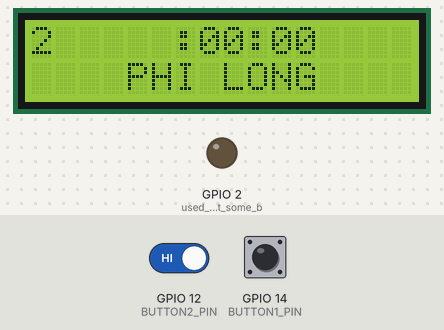
Bench run of a sketch on a simulated ESP32. Parts: 16×2 character LCD, output pins drawn as LEDs (lit = HIGH). Inputs (shaded band) come from the test bench; at power-on: GPIO 14 (BUTTON1_PIN) HIGH, GPIO 12 (BUTTON2_PIN) HIGH.

Above: at 0.85 s.
1.3 s: GPIO 14 (BUTTON1_PIN) pulled LOW for 0.25 s
At 2.33 s:
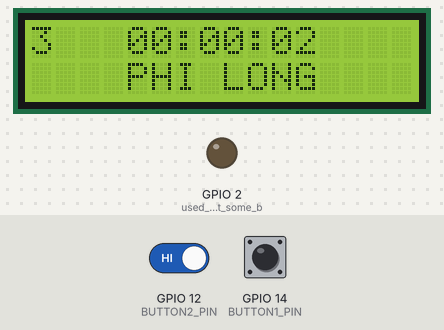
3.1 s: GPIO 14 (BUTTON1_PIN) pulled LOW for 1 s
At 5.33 s:
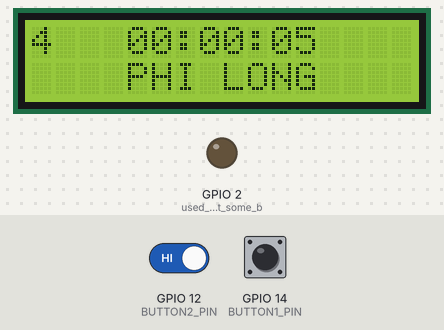
5.7 s: GPIO 12 (BUTTON2_PIN) driven LOW and GPIO 14 (BUTTON1_PIN) driven LOW
At 6.33 s:
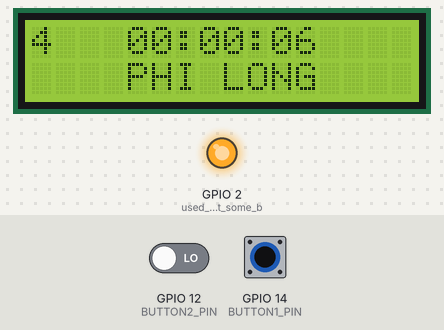
8.5 s: GPIO 14 (BUTTON1_PIN) driven HIGH
At 9.9 s:
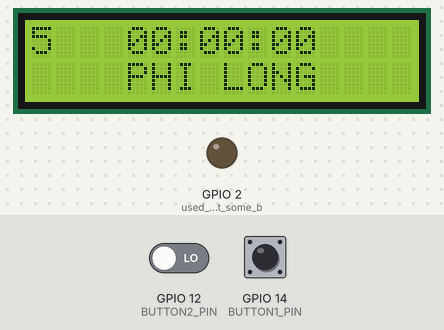
Timing chart, 0 to 11.1 s (numbered marks = the images above; inputs shaded):
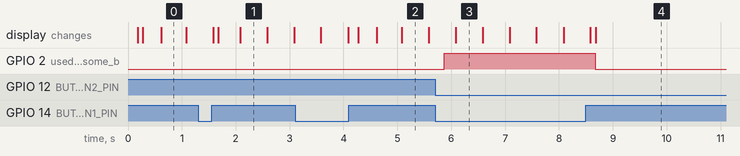

Measured:
- after the input at 5.7 s, GPIO 2 (used_to_alarm_that_some_b): LOW → HIGH after 0.17 s
- after the input at 8.5 s, GPIO 2 (used_to_alarm_that_some_b): HIGH → LOW after 0.17 s
- what the display in image 0 shows lasts 0.5 s, from 0.6 s to 1.1 s

The sketch:

LCD_CLOCK.ino
```cpp
#include"LCD_CLOCK.h"
#include<Ticker.h>

Ticker test;
Ticker Press;
Ticker ChangeS;
Ticker ChangeV;
Ticker Disp;

void setup() {
  InitializeSystem();
  Press.attach_ms(200, PressButton);
  ChangeS.attach_ms(200, ChangeState);
  ChangeV.attach_ms(10, ChangeValue);
  Disp.attach_ms(100, DisplayClock);
}
void loop() {}
```

LCD_CLOCK.cpp
```cpp
#include<Arduino.h>
#include"LCD_CLOCK.h"
#include<LiquidCrystal_I2C.h>
#include<Wire.h>

//------------------DEFINE PARAMETER----------------
#define BUTTON1_PIN 14 //PIN connected to button 1
#define BUTTON2_PIN 12 //PIN connected to button 2
#define ONE_SECOND 5          // CYCLE = 200ms
#define ONE_SECOND_VALUE 100  //CYCLE = 10ms
#define ONE_FIFTH_SECOND 1    //CYCLE = 200ms

//------------------BUTTON STATES-------------------
bool pButton1 = false;  // Button 1 is pressed??
bool pButton2 = false;  // Button 2 is pressed??
bool OneSecond = 0;     // One second lasted??
bool OneFifthSecond = false;  //Pressed enough 200ms extra
bool buttonPressed1s = false; //Pressed enough 1s;
bool newlyPressed2 = false;   //Newly press button2
bool firstPressed2 = false;   //Press button2 1st or 2nd time??

//------------------CLOCK VALUE-----------------------
uint8_t timeCounter = 0;        //count Button_pressed lasting time
uint8_t BlinkClockCounter = 1;  //count time for blink
uint8_t subTimeCounter = 0;     //count time for faster increasing value
uint8_t SignalRead1 = 0;        //Digital Value input button1
uint8_t SignalRead2 = 0;        //Digital Value input button2
uint8_t OldSignalRead1 = 0;     //Former Digital Value input button1
uint8_t OldSignalRead2 = 0;     //Former Digital Value input button2
uint8_t hour  = 0;              //HOUR value
uint8_t min_  = 0;              //MINUTE value
uint8_t sec   = 0;              //SECOND value
uint8_t hour_STOPWATCH  = 0 ;   //Hour Stopwatch value
uint8_t min_STOPWATCH   = 0 ;   //Min  Stopwatch value
uint8_t sec_STOPWATCH   = 0 ;   //Sec  Stopwatch value


//-----------------CLOCK STATES----------------------
enum State {
	CLOCK_DISPLAYING,   //display CLOCK
	HOUR_SETTING,       //set HOUR value
	MIN_SETTING,        //set MINUTE value
	SEC_SETTING,        //set SECOND value
  STOPWATCH,      //STOPWATCH
};
enum State NowState = CLOCK_DISPLAYING; //initial State
LiquidCrystal_I2C lcd(0x27, 16, 2); //Declare 1602 LCD

//------------------MODIFY FUNCITION--------------------
void InitializeSystem(void) {
  Serial.begin(115200); //Declare Baudrate
  lcd.clear();          //clear LCD screen
  lcd.begin();          //begin using LCD
  lcd.backlight();      // turn on LCD backlight
  lcd.setCursor(4, 1);  //print my nametag ^_^
  lcd.print("PHI LONG");
	pinMode(BUTTON1_PIN, INPUT_PULLUP); // button1 is INPUT_PULLUP
	pinMode(BUTTON2_PIN, INPUT_PULLUP); // button2 is INPUT_PULLUP
	pinMode(LED_BUILTIN, OUTPUT);       // used to alarm that some button is pressed
	digitalWrite(LED_BUILTIN, LOW);     // turn on LED to sign beginning
}

//----------------LCD DISPLAY TIME FUCTION ------------------------------------------------------------------------
// In first 0.5s, we print time by format hh:mm::ss normally;
// In last 0.5s, if whose value is required blinkly-displaying, we replace it by '__'
void DisplayTimeLCD1602(uint8_t hour, bool Blink_hour, uint8_t minute, bool Blink_minute, uint8_t sec, bool Blink_sec){
  lcd.setCursor(4, 0);
  if(BlinkClockCounter < 50) {
        if(hour < 10) { lcd.print(0); lcd.print(hour);}
        else lcd.print(hour);
        lcd.print(':');
        if(minute < 10) { lcd.print(0); lcd.print(minute);}
        else lcd.print(minute);
        lcd.print(':');
        if(sec < 10) { lcd.print(0); lcd.print(sec);}
        else lcd.print(sec);
        }
   else if(Blink_hour)    {lcd.setCursor(4, 0);   lcd.print("  ");}
   else if(Blink_minute)  {lcd.setCursor(7, 0);   lcd.print("  ");}
   else if(Blink_sec)     {lcd.setCursor(10, 0);  lcd.print("  ");}
}
//----------------------------------------------------------------------------

//----------------------Set States when Press Button--------------------------
void PressButton(void){
	SignalRead1 = digitalRead(BUTTON1_PIN); // read state of button1
	SignalRead2 = digitalRead(BUTTON2_PIN); // read state of button2
	 // If button1 is pressed
	 if (SignalRead1 == 1){
      digitalWrite(LED_BUILTIN, LOW); //turn on led to show button is pressed
	    // If button 1 is continously pressed
	    if(OldSignalRead1 == 1) pButton1 = false; //prevent from continously  state-changing;
      else  {
            pButton1 = true;  // signal button1 is pressed
            pButton2 = false; // signal button2 isnt pressed
            //-----reset state associate to button2----
            newlyPressed2 = false;
            OneFifthSecond = false;
            buttonPressed1s = false;
            timeCounter = 0;
            subTimeCounter = 0;
            //------------------------------------------
            }
    }
	 else if (SignalRead2 == 1) {
      digitalWrite(LED_BUILTIN, LOW);
      pButton1 = false; // signal button1 isnt pressed
		  pButton2 = true;  // signal button2 is presse;
      //If Button2 have been being pressed
		  if (OldSignalRead2 == 1) {
          // If button 2 havent been pressed enough 1s
			    if (timeCounter < ONE_SECOND) timeCounter++;
          //.......enough 1s
			    else {
				        buttonPressed1s = true; //signal
                // If button 2 is pressed enough 0.2s extra
				        if (subTimeCounter == ONE_FIFTH_SECOND) {
				                 OneFifthSecond = true; //signal
				                 subTimeCounter = 1;    //start/restart subcounter
				                 }
               // If button 2 is havent been pressed enough 0.2s extra
                else subTimeCounter++;
			        }
		      }
      //If Button2 havent been being pressed / is pressed again
      else{
          pButton1 =false;
          pButton2 =false;
          newlyPressed2 = true;
          buttonPressed1s = false;
          OneFifthSecond = false;
          timeCounter = 0;
          subTimeCounter = 0;
          }
	  }
   // If no button is pressed: reset all value of states
	 else {
      digitalWrite(LED_BUILTIN, HIGH);
      newlyPressed2 = false;
		  pButton1 = false;
		  pButton2 = false;
		  buttonPressed1s = false;
      OneFifthSecond = false;
		  timeCounter = 0;
		  subTimeCounter = 0;
	    }
 //Read current value for next button-processing
 OldSignalRead1 = SignalRead1;
 OldSignalRead2 = SignalRead2;
}
//----------------------------------------------------------

//-----------  Change State Follow Cycle:------------------------------
//  1. CLOCK-DISPLAYING
//  2. HOUR-SETTING
//  3. MIN-SETTING
//  4. SEC-SETTING
//  5. STOPWATCH
void ChangeState(void){
  switch (NowState) {
  case CLOCK_DISPLAYING:
      if (pButton1) NowState = HOUR_SETTING;
      break;
  case HOUR_SETTING:
      if (pButton1) NowState = MIN_SETTING;
    break;
  case MIN_SETTING:
      if (pButton1) NowState = SEC_SETTING;
      break;
  case SEC_SETTING:
      if (pButton1) {
      NowState = STOPWATCH;
      lcd.setCursor(4, 0);
      lcd.print("00:00:00");
      firstPressed2 = false;
      // Reset all STOPWATCH value
        hour_STOPWATCH  = 0 ;
        min_STOPWATCH   = 0 ;
        sec_STOPWATCH   = 0 ;
      //------------------------
      }
      break;
  case STOPWATCH:
      if (pButton1) NowState = CLOCK_DISPLAYING;
      break;
  default:
      break;
  }
}
//-----------------------------------------------------------

//--------------------Change Value of Clock------------------
void ChangeValue(void){
	switch (NowState) {
	case CLOCK_DISPLAYING: // No Action
		break;
    // In next 3 states:
    // Increase corresponding value when:
    //  + Newly press button2
    //  + have pressed button 2 enough 1s and 0.2s extra
	case HOUR_SETTING:
		  if (pButton2)
			  if ((buttonPressed1s) && (OneFifthSecond)) {
			    hour = (hour + 1) % 24;
          OneFifthSecond = false;
			  }
        else if(newlyPressed2){
          hour = (hour + 1) % 24;
          newlyPressed2 = false;
        }
		break;
	case MIN_SETTING:
		  if (pButton2)
			  if ((buttonPressed1s) && (OneFifthSecond)){
			    min_ = (min_ + 1) % 60;
          OneFifthSecond = false;
	      }
        else if(newlyPressed2){
          min_ = (min_ + 1) % 60;
          newlyPressed2 = false;
        }
		  break;
	case SEC_SETTING:
		  if (pButton2){
			  if ((buttonPressed1s) && (OneFifthSecond)) {
			    sec = (sec + 1) % 60;
          OneFifthSecond = false;
          }
        else if(newlyPressed2){
          sec = (sec + 1) % 60;
          newlyPressed2 = false;
          }
		    }
		  break;
  case STOPWATCH:
  //1st press: start/countinue STOPWATCH;
  //2nd press: stop Stopwatch
  //STOPWATCH display in the same cycle with Normal Clock
      //distinguish 1st or 2nd press
      if (newlyPressed2){
        firstPressed2 = !firstPressed2 ;
        newlyPressed2 = false;
        }
      if((firstPressed2)&&(OneSecond)){
        if ((sec_STOPWATCH == 59) && (min_STOPWATCH == 59)) hour_STOPWATCH = (hour_STOPWATCH + 1) % 24;
        if (sec_STOPWATCH == 59) min_STOPWATCH = (min_STOPWATCH + 1) % 60;
        sec_STOPWATCH = (sec_STOPWATCH + 1) % 60;
        }
      break;
  }
  //Identity 1 Second
  if (BlinkClockCounter == 0) OneSecond = true;
    else OneSecond =  false;
  // Change value of Time
  if (OneSecond) {
        if ((sec == 59) && (min_ == 59)) hour = (hour + 1) % 24;
        if (sec == 59) min_ = (min_ + 1) % 60;
        sec = (sec + 1) % 60;
  }
  //When enough 1 second, restart
  BlinkClockCounter = (BlinkClockCounter + 1) % ONE_SECOND_VALUE;
}
//---------------------------------------------------------------------

//------------------Display Clock-----------------------------------
//  Print order number of each state;
//  Print time allow format with blink-require of each state
void DisplayClock(void) {
  switch (NowState) {
  case CLOCK_DISPLAYING:  // No Blink
      lcd.setCursor(0, 0);
      lcd.print(1);
      DisplayTimeLCD1602(hour, false, min_, false, sec, false);
      break;
  case HOUR_SETTING:      //Hour blink
      lcd.setCursor(0, 0);
      lcd.print(2);
      DisplayTimeLCD1602(hour, true, min_, false, sec, false);
      break;
  case MIN_SETTING:       //Minute blink
      lcd.setCursor(0, 0);
      lcd.print(3);
      DisplayTimeLCD1602(hour, false, min_, true, sec, false);
      break;
  case SEC_SETTING:       //Second blink
      lcd.setCursor(0, 0);
      lcd.print(4);
      DisplayTimeLCD1602(hour, false, min_, false, sec, true);
      break;
   case STOPWATCH:        //No blink
      lcd.setCursor(0, 0);
      lcd.print(5);
      if(firstPressed2){
          DisplayTimeLCD1602( hour_STOPWATCH, false,
                              min_STOPWATCH,  false,
                              sec_STOPWATCH,  false);
          }
  }
}
//---------------------------------------------------------------------
```

LCD_CLOCK.h
```cpp
#pragma once
#ifndef LCD_CLOCK

void DisplayTimeLCD1602(uint8_t hour, bool Blink_hour, uint8_t minute, bool Blink_minute, uint8_t sec, bool Blink_sec);
void InitializeSystem(void);
void PressButton(void);
void ChangeState(void);
void ChangeValue(void);
void DisplayClock(void);
#endif LCD_CLOCK
```
